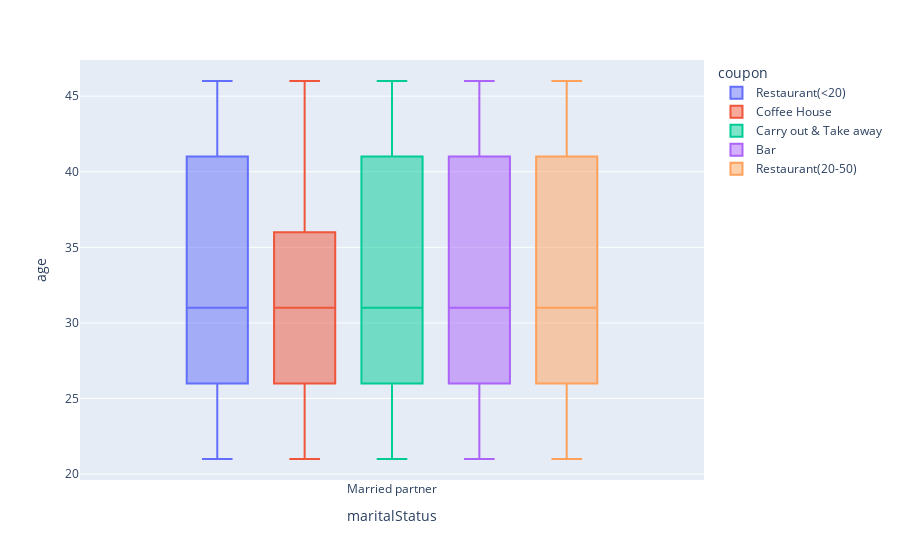

Source (notebook cell):
### Code cell
fig = px.box(df.query('maritalStatus == "Married partner" and age <= 49 and age >= 21'),y="age",x="maritalStatus",color='coupon')
fig

#fig = px.box(df.query('maritalStatus == "Married partner" and age <= 49 and age >= 21'),y="age",x="maritalStatus",color='coupon')
#fig.show('png')

### Figure 1 — Plotly figure (JSON) as saved in the notebook; plotly's stock layout.template omitted (floating-point values rounded to 4 significant figures; data arrays with more than 128 entries replaced by an {"elided": "..."} marker saying what was removed)
{"data": [{"alignmentgroup": "True", "hovertemplate": "coupon=Restaurant(<20)<br>maritalStatus=%{x}<br>age=%{y}<extra></extra>", "legendgroup": "Restaurant(<20)", "marker": {"color": "#636efa"}, "name": "Restaurant(<20)", "notched": false, "offsetgroup": "Restaurant(<20)", "orientation": "v", "showlegend": true, "type": "box", "x": {"elided": "873 str values"}, "x0": " ", "xaxis": "x", "y": {"elided": "873 int values"}, "y0": " ", "yaxis": "y"}, {"alignmentgroup": "True", "hovertemplate": "coupon=Coffee House<br>maritalStatus=%{x}<br>age=%{y}<extra></extra>", "legendgroup": "Coffee House", "marker": {"color": "#EF553B"}, "name": "Coffee House", "notched": false, "offsetgroup": "Coffee House", "orientation": "v", "showlegend": true, "type": "box", "x": {"elided": "1217 str values"}, "x0": " ", "xaxis": "x", "y": {"elided": "1217 int values"}, "y0": " ", "yaxis": "y"}, {"alignmentgroup": "True", "hovertemplate": "coupon=Carry out & Take away<br>maritalStatus=%{x}<br>age=%{y}<extra></extra>", "legendgroup": "Carry out & Take away", "marker": {"color": "#00cc96"}, "name": "Carry out & Take away", "notched": false, "offsetgroup": "Carry out & Take away", "orientation": "v", "showlegend": true, "type": "box", "x": {"elided": "732 str values"}, "x0": " ", "xaxis": "x", "y": {"elided": "732 int values"}, "y0": " ", "yaxis": "y"}, {"alignmentgroup": "True", "hovertemplate": "coupon=Bar<br>maritalStatus=%{x}<br>age=%{y}<extra></extra>", "legendgroup": "Bar", "marker": {"color": "#ab63fa"}, "name": "Bar", "notched": false, "offsetgroup": "Bar", "orientation": "v", "showlegend": true, "type": "box", "x": {"elided": "681 str values"}, "x0": " ", "xaxis": "x", "y": {"elided": "681 int values"}, "y0": " ", "yaxis": "y"}, {"alignmentgroup": "True", "hovertemplate": "coupon=Restaurant(20-50)<br>maritalStatus=%{x}<br>age=%{y}<extra></extra>", "legendgroup": "Restaurant(20-50)", "marker": {"color": "#FFA15A"}, "name": "Restaurant(20-50)", "notched": false, "offsetgroup": "Restaurant(20-50)", "orientation": "v", "showlegend": true, "type": "box", "x": {"elided": "469 str values"}, "x0": " ", "xaxis": "x", "y": {"elided": "469 int values"}, "y0": " ", "yaxis": "y"}], "layout": {"boxmode": "group", "legend": {"title": {"text": "coupon"}, "tracegroupgap": 0}, "margin": {"t": 60}, "xaxis": {"anchor": "y", "domain": [0, 1], "title": {"text": "maritalStatus"}}, "yaxis": {"anchor": "x", "domain": [0, 1], "title": {"text": "age"}}}}
